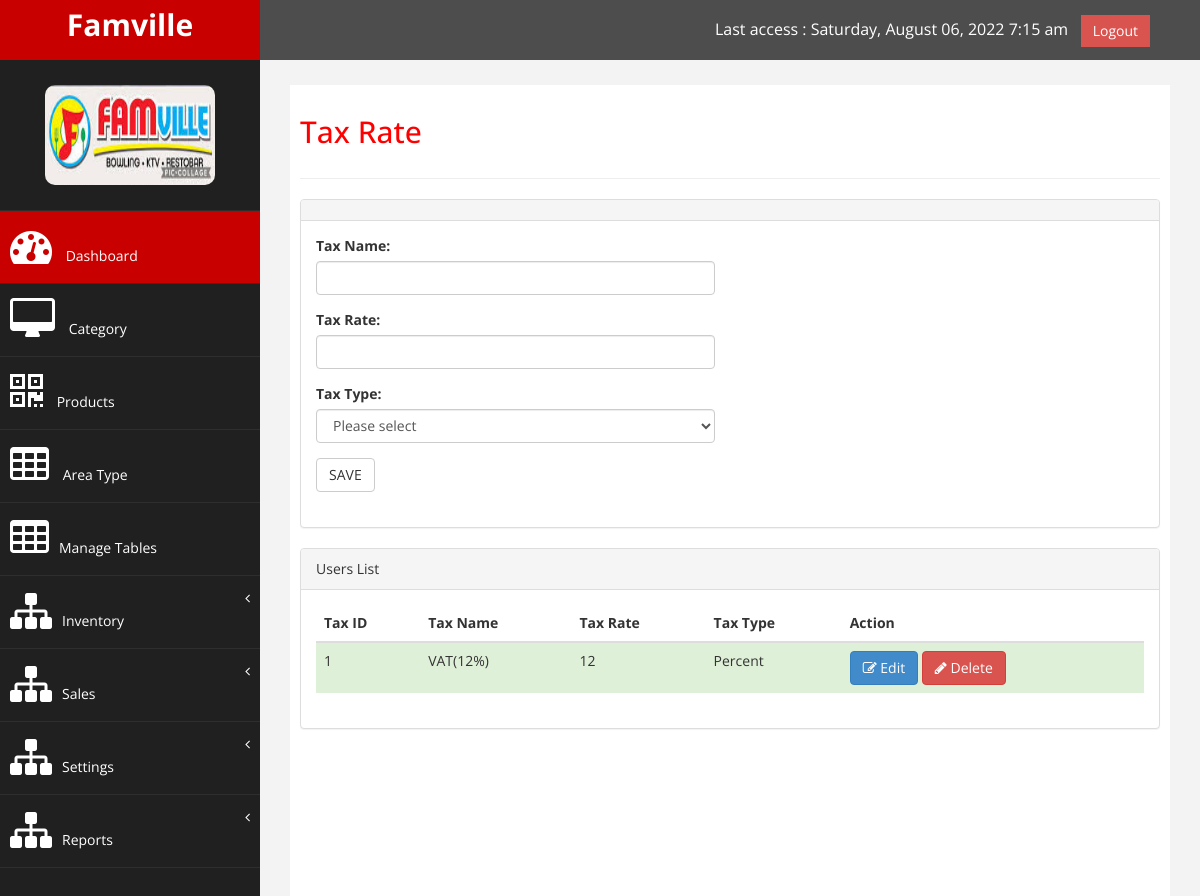
/index_admin.php?page=tax_rate, run on the app's committed database.
### tables this page shows
CREATE TABLE `tax_rate` (
  `tax_rate_id` int(11) NOT NULL,
  `tax_name` varchar(100) NOT NULL,
  `tax_rate` int(11) NOT NULL,
  `tax_type_id` int(11) NOT NULL
);

CREATE TABLE `tax_type` (
  `tax_type_id` int(11) NOT NULL,
  `tax_type` varchar(100) NOT NULL
);

### index_admin.php (called while the page is built, shortened)
<?php
include('admin/header.php');
include('admin/side_bar.php');
if(isset($_GET['page'])){
    $page=$_GET['page'];
}else{
    $page='category';
}
include('admin/'.$page.'.php');
include('admin/footer.php');
?>

### admin/tax_rate.php (the view, shortened to what this page needs)
<div id="page-wrapper">
            <div id="page-inner">
                <div class="row">
                    <div class="col-md-12">
                     <h2>Tax Rate</h2>
                    </div>
                </div>
                 <hr>
               <div class="row">
                <div class="col-md-12">
                    <div class="panel panel-default">
                        <div class="panel-heading">
                        </div>
                        <div class="panel-body">
                            <div class="row">
                                <div class="col-md-6">
                                    <form action="" method="post" enctype="multipart/form-data">
                                        <div class="form-group">
                                            <label>Tax Name:</label>
                                            <input type="text" name="tax_name" class="form-control"/>
                                        </div>
                                        <div class="form-group">
                                            <label>Tax Rate:</label>
                                            <input type="text" name="tax_rate" class="form-control"/>
                                        </div>
                                        <div class="form-group">
                                                <label for="">Tax Type:</label>
                                                <select id="" name="tax_type" class="form-control">
                                                    <option value="0">Please select</option>
                                                </select>
                                        </div>
                                        <button type="submit" name="btn_save" class="btn btn-default">SAVE</button>
                                    </form>
                                    <br/>
    </div>
                            </div>
                        </div>
                    </div>
                </div>
            </div>
            <div class="panel panel-default">
                        <div class="panel-heading">
                            Users List
                        </div>
                        <div class="panel-body">
                            <div class="table-responsive">
                                <table class="table">
                                    <thead>
                                        <tr>
                                            <th>Tax ID</th>
                                            <th>Tax Name</th>
                                            <th>Tax Rate</th>
                                            <th>Tax Type</th>
                                            <th>Action</th>
                                        </tr>
                                    </thead>
                                    <tbody>
                                    <?php
                                    include('config.php');
                                    $sql_con='SELECT tax_rate.tax_rate_id, tax_rate.tax_name, tax_rate.tax_rate, tax_type.tax_type_id, tax_type.tax_type
                                        FROM tax_rate
                                        INNER JOIN tax_type
                                        ON tax_type.tax_type_id=tax_rate.tax_type_id';
                                    $qry_con=mysqli_query($CON, $sql_con) or die(mysqli_error($qry_con));
                                    while($row=mysqli_fetch_array($qry_con)){
                                        $tax_rate_id=$row['tax_rate_id'];
                                        $tax_name=$row['tax_name'];
                                        $tax_rate=$row['tax_rate'];
                                        $tax_type=$row['tax_type'];
                                    ?>
                                        <tr class="success">
                                            <td><?php echo $tax_rate_id; ?></td>
                                            <td><?php echo $tax_name; ?></td>
                                            <td><?php echo $tax_rate; ?></td>
                                            <td><?php echo $tax_type; ?></td>
                                            <td>
                                            <button class="btn btn-primary"><i class="fa fa-edit "></i> Edit</button>
                                            <button class="btn btn-danger"><i class="fa fa-pencil"></i> Delete</button>
                                            </td>
                                        </tr>
                                    <?php
                                    }
                                    ?>
                                    </tbody>
                                </table>
                            </div>
                        </div>
                    </div>
    </div>
            </div>

### assets/css/custom.css (style rules this page uses)
body { font-family: 'Open Sans', sans-serif; }
#page-wrapper { padding: 15px 15px; min-height: 600px; background:#F3F3F3; }
#page-inner { width:100%; margin:10px 20px 10px 0px; background-color:#fff!important; padding:10px; min-height:1200px; }
h2 { color: #f00; }
@media (min-width:768px) { #page-wrapper { margin: 0 0 0 260px; padding: 15px 30px; min-height: 1200px; } }

### data on the page
tax_rate: tax_rate_id "1", tax_name "VAT(12%)", tax_rate "12", tax_type.tax_type "Percent"
